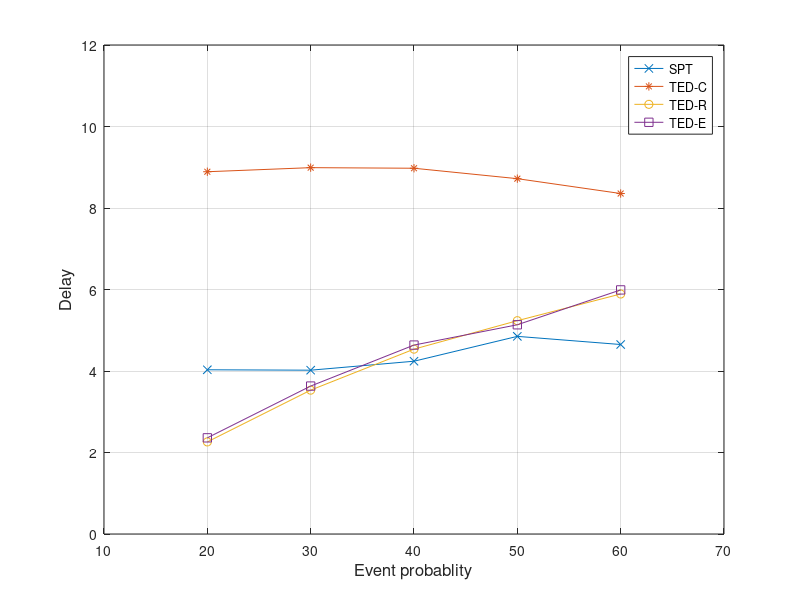

This chart was generated by the following MATLAB code:
x = [20 30 40 50 60]
y = [4.03 4.02 4.24 4.85 4.65]
y1 = [8.89 8.9901875 8.97575 8.719875 8.3554375]
y2 = [2.26 3.530375 4.5365 5.2345625 5.89]
y3 = [2.36 3.630375 4.6365 5.1345625 5.99]
plot(x, y, '-x', x, y1, '-*', x, y2, '-o', x, y3, '-s')
axis([10 70 0 12])
xlabel('Event probablity', 'fontsize',12)
ylabel('Delay','fontsize',12)
legend('SPT', 'TED-C', 'TED-R', 'TED-E')
grid on
%set(h, 'Box', 'on')
